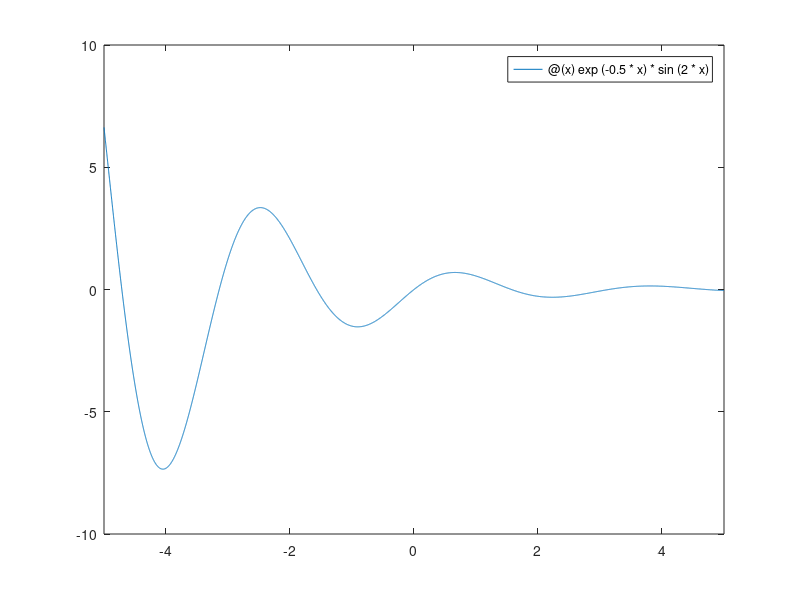

Here is the MATLAB script that generated this plot:
% The questions just wants you to plot the function they ask using 
% the fplot function in matlab

% how fplot works
% fplot(@(x) your-function-containing-x , [range for which you want to plot] )
function dampedOsc()
	fplot(@(x) exp(-0.5*x)*sin(2*x));
end